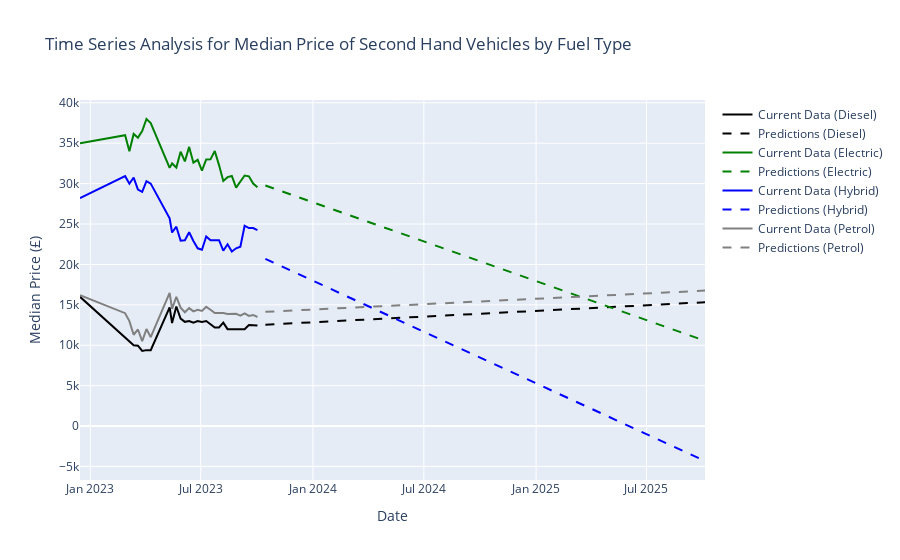

Notebook source saved alongside this figure:
### Code cell
# Create a figure.
fig = go.Figure()

# Iterate over each 'ft' category and add the current data and predictions to the figure.
for ft_category in ft_categories:
    if ft_category != 'Other':
        # Filter the original DataFrame for the specific 'ft' category.
        df_ft = df_lr[df_lr['ft'] == ft_category]
        
        # Get the corresponding predictions DataFrame.
        predictions_df = predicted_dfs[ft_category]
        
        # Add current data as a scatter plot.
        fig.add_trace(
            go.Scatter(
                x=df_ft['date'],
                y=df_ft['median_price'],
                mode='lines',
                name=f'Current Data ({ft_category})',
                line=dict(color=colors[ft_category])
            )
        )
        
        # Add predictions as a line plot.
        fig.add_trace(
            go.Scatter(
                x=predictions_df['date'],
                y=predictions_df['median_price'],
                mode='lines',
                name=f'Predictions ({ft_category})',
                line=dict(dash='dash', color=colors[ft_category])
            )
        )
    
# Update layout.
fig.update_layout(
    xaxis_title='Date',
    yaxis_title='Median Price (£)',
    title='Time Series Analysis for Median Price of Second Hand Vehicles by Fuel Type',
    showlegend=True,
)

# Show the plot.
fig.show()
